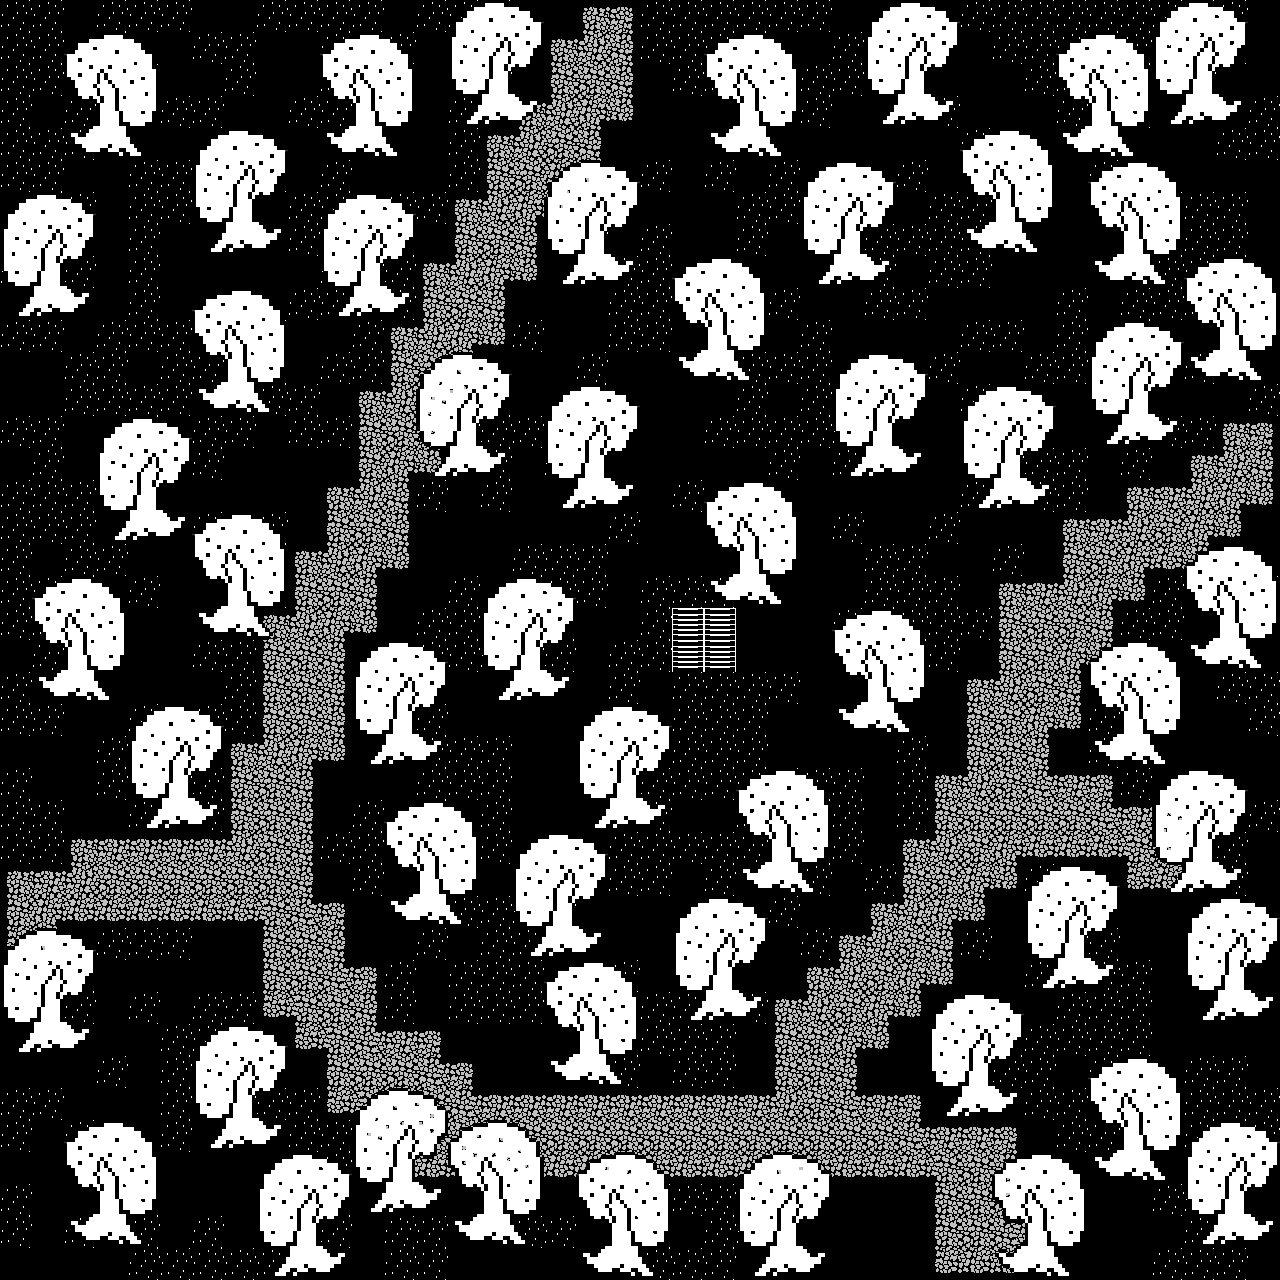

A level layout from a 2D game, rendered from its tile map. Below: a short description, then the map file with tile-grid data replaced by summaries:
An orthogonal 40x40 tile map with 32x32 px tiles, 3 tile layers (background, collision, above) and 38 objects.

<map version="1.0" orientation="orthogonal" renderorder="right-down" width="40" height="40" tilewidth="32" tileheight="32" nextobjectid="111">
 <tileset firstgid="1" name="protoTiles" tilewidth="32" tileheight="32" tilecount="100" columns="10">
  <image source="../../assets/protoTiles.png" width="320" height="320" />
 </tileset>
 <layer name="background" width="40" height="40">
  <data>[1600 cells, 844 non-empty, 6 distinct tile ids]</data>
 </layer>
 <layer name="collision" width="40" height="40">
  <data>[1600 cells, 53 non-empty, 1 distinct tile ids]</data>
 </layer>
 <objectgroup name="item" />
 <objectgroup name="sprite">
  <object id="63" gid="2" x="640" y="448" width="32" height="32" />
  <object id="94" gid="5" x="96" y="128" width="32" height="32" />
  <object id="96" gid="5" x="992" y="192" width="32" height="32" />
  <object id="97" gid="5" x="1120" y="416" width="32" height="32" />
  <object id="98" gid="5" x="576" y="1056" width="32" height="32" />
  <object id="100" gid="5" x="800" y="1184" width="32" height="32" />
  <object id="101" gid="5" x="1152" y="1024" width="32" height="32" />
  <object id="102" gid="5" x="160" y="672" width="32" height="32" />
  <object id="103" gid="5" x="288" y="384" width="32" height="32" />
  <object id="104" gid="5" x="640" y="160" width="32" height="32" />
  <object id="106" gid="5" x="224" y="896" width="32" height="32" />
  <object id="107" gid="5" x="192" y="1088" width="32" height="32" />
  <object id="108" gid="5" x="96" y="1216" width="32" height="32" />
  <object id="109" gid="5" x="800" y="736" width="32" height="32" />
  <object id="110" gid="5" x="416" y="672" width="32" height="32" />
 </objectgroup>
 <objectgroup name="zone">
  <object id="64" x="672" y="608" width="64" height="64">
   <properties>
    <property name="nextState" value="easyForestPathDungeon" />
   </properties>
  </object>
 </objectgroup>
 <objectgroup name="destructable">
  <object id="65" gid="13" x="576" y="576" width="32" height="32" />
  <object id="67" gid="13" x="672" y="576" width="32" height="32" />
  <object id="68" gid="13" x="608" y="640" width="32" height="32" />
  <object id="69" gid="13" x="608" y="672" width="32" height="32" />
  <object id="70" gid="13" x="800" y="576" width="32" height="32" />
  <object id="71" gid="13" x="800" y="640" width="32" height="32" />
  <object id="72" gid="13" x="800" y="672" width="32" height="32" />
  <object id="73" gid="13" x="576" y="672" width="32" height="32" />
  <object id="74" gid="13" x="736" y="736" width="32" height="32" />
  <object id="75" gid="13" x="800" y="768" width="32" height="32" />
  <object id="76" gid="13" x="704" y="800" width="32" height="32" />
  <object id="77" gid="13" x="640" y="768" width="32" height="32" />
  <object id="78" gid="13" x="608" y="768" width="32" height="32" />
  <object id="79" gid="13" x="544" y="736" width="32" height="32" />
  <object id="82" gid="13" x="640" y="608" width="32" height="32" />
  <object id="83" gid="13" x="704" y="608" width="32" height="32" />
  <object id="84" gid="13" x="640" y="704" width="32" height="32" />
  <object id="85" gid="13" x="672" y="704" width="32" height="32" />
  <object id="86" gid="13" x="704" y="704" width="32" height="32" />
  <object id="87" gid="13" x="768" y="704" width="32" height="32" />
  <object id="88" gid="13" x="768" y="640" width="32" height="32" />
  <object id="92" gid="13" x="864" y="608" width="32" height="32" />
 </objectgroup>
 <layer name="above" width="40" height="40">
  <data>[1600 cells, 636 non-empty, 12 distinct tile ids]</data>
 </layer>
</map>
